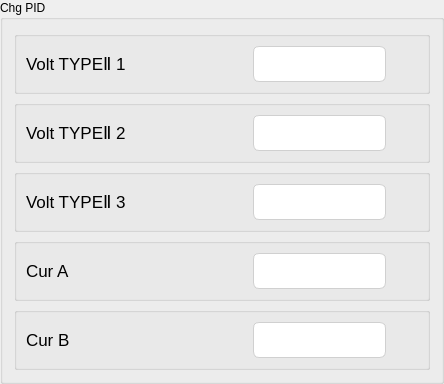
      <widget class="QGroupBox" name="groupBox_6">
       <property name="title">
        <string>Chg PID</string>
       </property>
       <layout class="QGridLayout" name="gridLayout_3">
        <item row="2" column="0">
         <widget class="QGroupBox" name="groupBox_44">
          <property name="title">
           <string/>
          </property>
          <layout class="QHBoxLayout" name="horizontalLayout_51" stretch="7,5,1">
           <item>
            <widget class="QLabel" name="label_101">
             <property name="minimumSize">
              <size>
               <width>221</width>
               <height>31</height>
              </size>
             </property>
             <property name="font">
              <font>
               <pointsize>13</pointsize>
              </font>
             </property>
             <property name="text">
              <string>Volt TYPEⅡ 3</string>
             </property>
             <property name="alignment">
              <set>Qt::AlignLeading|Qt::AlignLeft|Qt::AlignVCenter</set>
             </property>
            </widget>
           </item>
           <item>
            <widget class="MyLineEdit" name="h17160">
             <property name="enabled">
              <bool>true</bool>
             </property>
             <property name="minimumSize">
              <size>
               <width>0</width>
               <height>31</height>
              </size>
             </property>
             <property name="styleSheet">
              <string notr="true">QLineEdit {
    /* 苹果风格的数据展示LineEdit */
    border: 1px solid #D0D0D0;                  /* 浅灰色边框，模仿macOS的细边框 */
    border-radius: 6px;                         /* 圆角，符合macOS设计 */
    padding: 8px 12px;                         /* 内边距，提供舒适的阅读空间 */
    background-color: #FFFFFF;                 /* 白色背景 */
    color: #333333;                            /* 深灰色文字，提高可读性 */
    font-family: &quot;SF Pro Text&quot;, &quot;Helvetica Neue&quot;, &quot;Lucida Grande&quot;, sans-serif; /* macOS系统字体栈 */
    font-size: 14px;                           /* 默认字体大小 */
    selection-background-color: #007AFF;       /* 选中文本高亮色 (macOS蓝色) */
    selection-color: #FFFFFF;                  /* 选中文本颜色 (白色) */

    /* 只读状态下的特殊样式 */
    /* 注意：Qt中通常使用 setReadOnly(true) 来实现只读，但QSS可以定义其外观 */
}

/* 当LineEdit获得焦点时 (对于数据展示框，如果不需要焦点效果，可以省略或弱化) */
QLineEdit:focus {
    border: 1px solid #007AFF;                 /* 获得焦点时边框变为蓝色 */
    /* 如果作为纯展示框，也可以移除焦点边框变化 */
    /* border: 1px solid #D0D0D0; */
}

/* 禁用状态下的样式 (如果用于展示不可变数据) */
QLineEdit:disabled {
    background-color: #F5F5F7;                 /* macOS禁用元素背景色 */
    color: #A0A0A0;                            /* 禁用文字颜色 */
    border: 1px solid #E0E0E0;                 /* 禁用边框颜色 */
}</string>
             </property>
             <property name="readOnly">
              <bool>true</bool>
             </property>
            </widget>
           </item>
           <item>
            <widget class="QLabel" name="label_102">
             <property name="minimumSize">
              <size>
               <width>0</width>
               <height>31</height>
              </size>
             </property>
             <property name="font">
              <font>
               <pointsize>13</pointsize>
              </font>
             </property>
             <property name="text">
              <string/>
             </property>
             <property name="alignment">
              <set>Qt::AlignCenter</set>
             </property>
            </widget>
           </item>
          </layout>
         </widget>
        </item>
        <item row="0" column="0">
         <widget class="QGroupBox" name="groupBox_48">
          <property name="title">
           <string/>
          </property>
          <layout class="QHBoxLayout" name="horizontalLayout_55" stretch="7,5,1">
           <item>
            <widget class="QLabel" name="label_109">
             <property name="minimumSize">
              <size>
               <width>221</width>
               <height>31</height>
              </size>
             </property>
             <property name="font">
              <font>
               <pointsize>13</pointsize>
              </font>
             </property>
             <property name="text">
              <string>Volt TYPEⅡ 1</string>
             </property>
             <property name="alignment">
              <set>Qt::AlignLeading|Qt::AlignLeft|Qt::AlignVCenter</set>
             </property>
            </widget>
           </item>
           <item>
            <widget class="MyLineEdit" name="h17156">
             <property name="enabled">
              <bool>true</bool>
             </property>
             <property name="minimumSize">
              <size>
               <width>0</width>
               <height>31</height>
              </size>
             </property>
             <property name="styleSheet">
              <string notr="true">QLineEdit {
    /* 苹果风格的数据展示LineEdit */
    border: 1px solid #D0D0D0;                  /* 浅灰色边框，模仿macOS的细边框 */
    border-radius: 6px;                         /* 圆角，符合macOS设计 */
    padding: 8px 12px;                         /* 内边距，提供舒适的阅读空间 */
    background-color: #FFFFFF;                 /* 白色背景 */
    color: #333333;                            /* 深灰色文字，提高可读性 */
    font-family: &quot;SF Pro Text&quot;, &quot;Helvetica Neue&quot;, &quot;Lucida Grande&quot;, sans-serif; /* macOS系统字体栈 */
    font-size: 14px;                           /* 默认字体大小 */
    selection-background-color: #007AFF;       /* 选中文本高亮色 (macOS蓝色) */
    selection-color: #FFFFFF;                  /* 选中文本颜色 (白色) */

    /* 只读状态下的特殊样式 */
    /* 注意：Qt中通常使用 setReadOnly(true) 来实现只读，但QSS可以定义其外观 */
}

/* 当LineEdit获得焦点时 (对于数据展示框，如果不需要焦点效果，可以省略或弱化) */
QLineEdit:focus {
    border: 1px solid #007AFF;                 /* 获得焦点时边框变为蓝色 */
    /* 如果作为纯展示框，也可以移除焦点边框变化 */
    /* border: 1px solid #D0D0D0; */
}

/* 禁用状态下的样式 (如果用于展示不可变数据) */
QLineEdit:disabled {
    background-color: #F5F5F7;                 /* macOS禁用元素背景色 */
    color: #A0A0A0;                            /* 禁用文字颜色 */
    border: 1px solid #E0E0E0;                 /* 禁用边框颜色 */
}</string>
             </property>
             <property name="readOnly">
              <bool>true</bool>
             </property>
            </widget>
           </item>
           <item>
            <widget class="QLabel" name="label_110">
             <property name="minimumSize">
              <size>
               <width>0</width>
               <height>31</height>
              </size>
             </property>
             <property name="font">
              <font>
               <pointsize>13</pointsize>
              </font>
             </property>
             <property name="text">
              <string/>
             </property>
             <property name="alignment">
              <set>Qt::AlignCenter</set>
             </property>
            </widget>
           </item>
          </layout>
         </widget>
        </item>
        <item row="3" column="0">
         <widget class="QGroupBox" name="groupBox_52">
          <property name="title">
           <string/>
          </property>
          <layout class="QHBoxLayout" name="horizontalLayout_58" stretch="7,5,1">
           <item>
            <widget class="QLabel" name="label_115">
             <property name="minimumSize">
              <size>
               <width>221</width>
               <height>31</height>
              </size>
             </property>
             <property name="font">
              <font>
               <pointsize>13</pointsize>
              </font>
             </property>
             <property name="text">
              <string>Cur A</string>
             </property>
             <property name="alignment">
              <set>Qt::AlignLeading|Qt::AlignLeft|Qt::AlignVCenter</set>
             </property>
            </widget>
           </item>
           <item>
            <widget class="MyLineEdit" name="h17175">
             <property name="enabled">
              <bool>true</bool>
             </property>
             <property name="minimumSize">
              <size>
               <width>0</width>
               <height>31</height>
              </size>
             </property>
             <property name="styleSheet">
              <string notr="true">QLineEdit {
    /* 苹果风格的数据展示LineEdit */
    border: 1px solid #D0D0D0;                  /* 浅灰色边框，模仿macOS的细边框 */
    border-radius: 6px;                         /* 圆角，符合macOS设计 */
    padding: 8px 12px;                         /* 内边距，提供舒适的阅读空间 */
    background-color: #FFFFFF;                 /* 白色背景 */
    color: #333333;                            /* 深灰色文字，提高可读性 */
    font-family: &quot;SF Pro Text&quot;, &quot;Helvetica Neue&quot;, &quot;Lucida Grande&quot;, sans-serif; /* macOS系统字体栈 */
    font-size: 14px;                           /* 默认字体大小 */
    selection-background-color: #007AFF;       /* 选中文本高亮色 (macOS蓝色) */
    selection-color: #FFFFFF;                  /* 选中文本颜色 (白色) */

    /* 只读状态下的特殊样式 */
    /* 注意：Qt中通常使用 setReadOnly(true) 来实现只读，但QSS可以定义其外观 */
}

/* 当LineEdit获得焦点时 (对于数据展示框，如果不需要焦点效果，可以省略或弱化) */
QLineEdit:focus {
    border: 1px solid #007AFF;                 /* 获得焦点时边框变为蓝色 */
    /* 如果作为纯展示框，也可以移除焦点边框变化 */
    /* border: 1px solid #D0D0D0; */
}

/* 禁用状态下的样式 (如果用于展示不可变数据) */
QLineEdit:disabled {
    background-color: #F5F5F7;                 /* macOS禁用元素背景色 */
    color: #A0A0A0;                            /* 禁用文字颜色 */
    border: 1px solid #E0E0E0;                 /* 禁用边框颜色 */
}</string>
             </property>
             <property name="readOnly">
              <bool>true</bool>
             </property>
            </widget>
           </item>
           <item>
            <widget class="QLabel" name="label_116">
             <property name="minimumSize">
              <size>
               <width>0</width>
               <height>31</height>
              </size>
             </property>
             <property name="font">
              <font>
               <pointsize>13</pointsize>
              </font>
             </property>
             <property name="text">
              <string/>
             </property>
             <property name="alignment">
              <set>Qt::AlignCenter</set>
             </property>
            </widget>
           </item>
          </layout>
         </widget>
        </item>
        <item row="1" column="0">
         <widget class="QGroupBox" name="groupBox_46">
          <property name="title">
           <string/>
          </property>
          <layout class="QHBoxLayout" name="horizontalLayout_53" stretch="7,5,1">
           <item>
            <widget class="QLabel" name="label_105">
             <property name="minimumSize">
              <size>
               <width>221</width>
               <height>31</height>
              </size>
             </property>
             <property name="font">
              <font>
               <pointsize>13</pointsize>
              </font>
             </property>
             <property name="text">
              <string>Volt TYPEⅡ 2</string>
             </property>
             <property name="alignment">
              <set>Qt::AlignLeading|Qt::AlignLeft|Qt::AlignVCenter</set>
             </property>
            </widget>
           </item>
           <item>
            <widget class="MyLineEdit" name="h17158">
             <property name="enabled">
              <bool>true</bool>
             </property>
             <property name="minimumSize">
              <size>
               <width>0</width>
               <height>31</height>
              </size>
             </property>
             <property name="styleSheet">
              <string notr="true">QLineEdit {
    /* 苹果风格的数据展示LineEdit */
    border: 1px solid #D0D0D0;                  /* 浅灰色边框，模仿macOS的细边框 */
    border-radius: 6px;                         /* 圆角，符合macOS设计 */
    padding: 8px 12px;                         /* 内边距，提供舒适的阅读空间 */
    background-color: #FFFFFF;                 /* 白色背景 */
    color: #333333;                            /* 深灰色文字，提高可读性 */
    font-family: &quot;SF Pro Text&quot;, &quot;Helvetica Neue&quot;, &quot;Lucida Grande&quot;, sans-serif; /* macOS系统字体栈 */
    font-size: 14px;                           /* 默认字体大小 */
    selection-background-color: #007AFF;       /* 选中文本高亮色 (macOS蓝色) */
    selection-color: #FFFFFF;                  /* 选中文本颜色 (白色) */

    /* 只读状态下的特殊样式 */
    /* 注意：Qt中通常使用 setReadOnly(true) 来实现只读，但QSS可以定义其外观 */
}

/* 当LineEdit获得焦点时 (对于数据展示框，如果不需要焦点效果，可以省略或弱化) */
QLineEdit:focus {
    border: 1px solid #007AFF;                 /* 获得焦点时边框变为蓝色 */
    /* 如果作为纯展示框，也可以移除焦点边框变化 */
    /* border: 1px solid #D0D0D0; */
}

/* 禁用状态下的样式 (如果用于展示不可变数据) */
QLineEdit:disabled {
    background-color: #F5F5F7;                 /* macOS禁用元素背景色 */
    color: #A0A0A0;                            /* 禁用文字颜色 */
    border: 1px solid #E0E0E0;                 /* 禁用边框颜色 */
}</string>
             </property>
             <property name="readOnly">
              <bool>true</bool>
             </property>
            </widget>
           </item>
           <item>
            <widget class="QLabel" name="label_106">
             <property name="minimumSize">
              <size>
               <width>0</width>
               <height>31</height>
              </size>
             </property>
             <property name="font">
              <font>
               <pointsize>13</pointsize>
              </font>
             </property>
             <property name="text">
              <string/>
             </property>
             <property name="alignment">
              <set>Qt::AlignCenter</set>
             </property>
            </widget>
           </item>
          </layout>
         </widget>
        </item>
        <item row="4" column="0">
         <widget class="QGroupBox" name="groupBox_47">
          <property name="title">
           <string/>
          </property>
          <layout class="QHBoxLayout" name="horizontalLayout_54" stretch="7,5,1">
           <item>
            <widget class="QLabel" name="label_107">
             <property name="minimumSize">
              <size>
               <width>221</width>
               <height>31</height>
              </size>
             </property>
             <property name="font">
              <font>
               <pointsize>13</pointsize>
              </font>
             </property>
             <property name="text">
              <string>Cur B</string>
             </property>
             <property name="alignment">
              <set>Qt::AlignLeading|Qt::AlignLeft|Qt::AlignVCenter</set>
             </property>
            </widget>
           </item>
           <item>
            <widget class="MyLineEdit" name="h17177">
             <property name="enabled">
              <bool>true</bool>
             </property>
             <property name="minimumSize">
              <size>
               <width>0</width>
               <height>31</height>
              </size>
             </property>
             <property name="styleSheet">
              <string notr="true">QLineEdit {
    /* 苹果风格的数据展示LineEdit */
    border: 1px solid #D0D0D0;                  /* 浅灰色边框，模仿macOS的细边框 */
    border-radius: 6px;                         /* 圆角，符合macOS设计 */
    padding: 8px 12px;                         /* 内边距，提供舒适的阅读空间 */
    background-color: #FFFFFF;                 /* 白色背景 */
    color: #333333;                            /* 深灰色文字，提高可读性 */
    font-family: &quot;SF Pro Text&quot;, &quot;Helvetica Neue&quot;, &quot;Lucida Grande&quot;, sans-serif; /* macOS系统字体栈 */
    font-size: 14px;                           /* 默认字体大小 */
    selection-background-color: #007AFF;       /* 选中文本高亮色 (macOS蓝色) */
    selection-color: #FFFFFF;                  /* 选中文本颜色 (白色) */

    /* 只读状态下的特殊样式 */
    /* 注意：Qt中通常使用 setReadOnly(true) 来实现只读，但QSS可以定义其外观 */
}

/* 当LineEdit获得焦点时 (对于数据展示框，如果不需要焦点效果，可以省略或弱化) */
QLineEdit:focus {
    border: 1px solid #007AFF;                 /* 获得焦点时边框变为蓝色 */
    /* 如果作为纯展示框，也可以移除焦点边框变化 */
    /* border: 1px solid #D0D0D0; */
}

/* 禁用状态下的样式 (如果用于展示不可变数据) */
QLineEdit:disabled {
    background-color: #F5F5F7;                 /* macOS禁用元素背景色 */
    color: #A0A0A0;                            /* 禁用文字颜色 */
    border: 1px solid #E0E0E0;                 /* 禁用边框颜色 */
}</string>
             </property>
             <property name="readOnly">
              <bool>true</bool>
             </property>
            </widget>
           </item>
           <item>
            <widget class="QLabel" name="label_108">
             <property name="minimumSize">
              <size>
               <width>0</width>
               <height>31</height>
              </size>
             </property>
             <property name="font">
              <font>
               <pointsize>13</pointsize>
              </font>
             </property>
             <property name="text">
              <string/>
             </property>
             <property name="alignment">
              <set>Qt::AlignCenter</set>
             </property>
            </widget>
           </item>
          </layout>
         </widget>
        </item>
       </layout>
      </widget>
